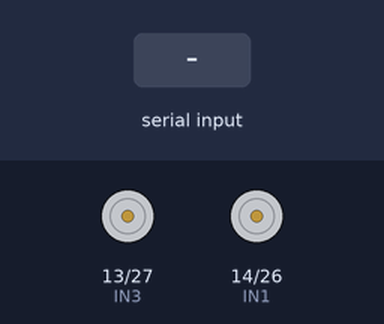
Recording of a sketch running on a simulated ESP32. Shown: motor-driver pin pairs drawn as motors (green arrow = first pin HIGH = forward, orange = second pin HIGH = backward, longer = more drive). The test bench sets the inputs (shaded band). What the sketch prints to the serial monitor is not drawn.

Above: at 1.2 s.
1.3 s: "forward\n" received over Serial
At 2.5 s:
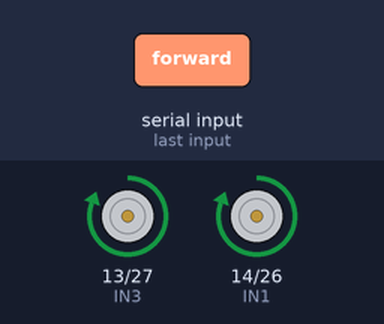
2.8 s: "left\n" received over Serial
At 3.7 s:
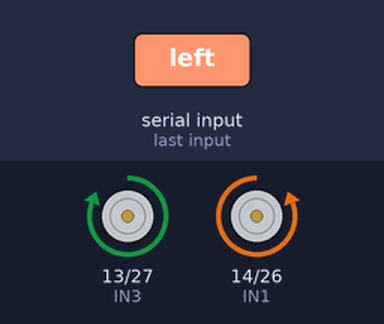
4.3 s: "right\n" received over Serial
At 4.9 s:
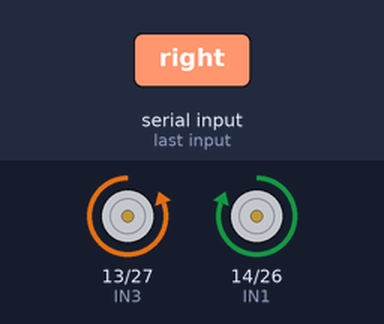
5.8 s: "stop\n" received over Serial
At 7.2 s:
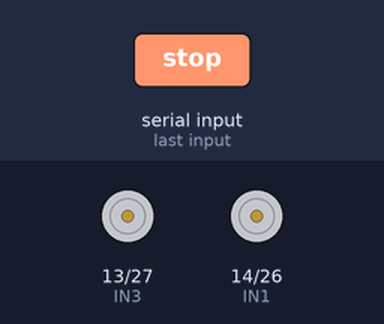
Timing chart, 0 to 8.3 s (numbered marks = the images above; inputs shaded):
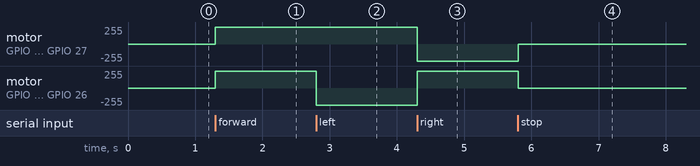

Measured:
- after the input at 1.3 s, motor on GPIO 13 (IN3) / GPIO 27 (IN4), motor on GPIO 14 (IN1) / GPIO 26 (IN2): stopped → forward 255/255 at once
- after the input at 2.8 s, motor on GPIO 14 (IN1) / GPIO 26 (IN2): forward 255/255 → backward 255/255 at once
- after the input at 4.3 s, motor on GPIO 13 (IN3) / GPIO 27 (IN4): forward 255/255 → backward 255/255 at once; motor on GPIO 14 (IN1) / GPIO 26 (IN2): backward 255/255 → forward 255/255 at once
- after the input at 5.8 s, motor on GPIO 13 (IN3) / GPIO 27 (IN4): backward 255/255 → stopped at once; motor on GPIO 14 (IN1) / GPIO 26 (IN2): forward 255/255 → stopped at once

The sketch:

driveBaseSimple.ino
```cpp
// Motor pins (ESP32)
const int IN1 = 14; // Left Forward
const int IN2 = 26; // Left Backward
const int IN3 = 13; // Right Forward
const int IN4 = 27; // Right Backward (safe boot)

// Buffer for Serial input
String commandBuffer = "";
const String PERIPHERAL_ID = "ESP32_DRIVEBASE";

void setup() {
  Serial.begin(115200);

  // Set motor pins as outputs
  pinMode(IN1, OUTPUT);
  pinMode(IN2, OUTPUT);
  pinMode(IN3, OUTPUT);
  pinMode(IN4, OUTPUT);

  // Ensure motors are off at startup
  stopMotors();
  Serial.println(PERIPHERAL_ID);

}

void loop() {
  // Read Serial input
  while (Serial.available()) {
    char c = Serial.read();
    if (c == '\n') { // Process full line on newline
      commandBuffer.trim();          // remove whitespace
      if (commandBuffer.length() > 0) {
        processCommand(commandBuffer);
      }
      commandBuffer = "";
    } else if (c != '\r') {
      commandBuffer += c;            // accumulate chars
    }
  }
}

// Parse Serial command and control motors
void processCommand(String line) {
  //motor control logic
  if (line == "forward") {
    digitalWrite(IN1, HIGH);
    digitalWrite(IN2, LOW);
    digitalWrite(IN3, HIGH);
    digitalWrite(IN4, LOW);
  } else if (line == "stop") {
    stopMotors();
  } else if (line == "left") {
    digitalWrite(IN1, LOW);
    digitalWrite(IN2, HIGH);
    digitalWrite(IN3, HIGH);
    digitalWrite(IN4, LOW);
  } else if (line == "right") {
    digitalWrite(IN1, HIGH);
    digitalWrite(IN2, LOW);
    digitalWrite(IN3, LOW);
    digitalWrite(IN4, HIGH);

  }
}

// Stop both motors
void stopMotors() {
  digitalWrite(IN1, LOW);
  digitalWrite(IN2, LOW);
  digitalWrite(IN3, LOW);
  digitalWrite(IN4, LOW);
}
```
